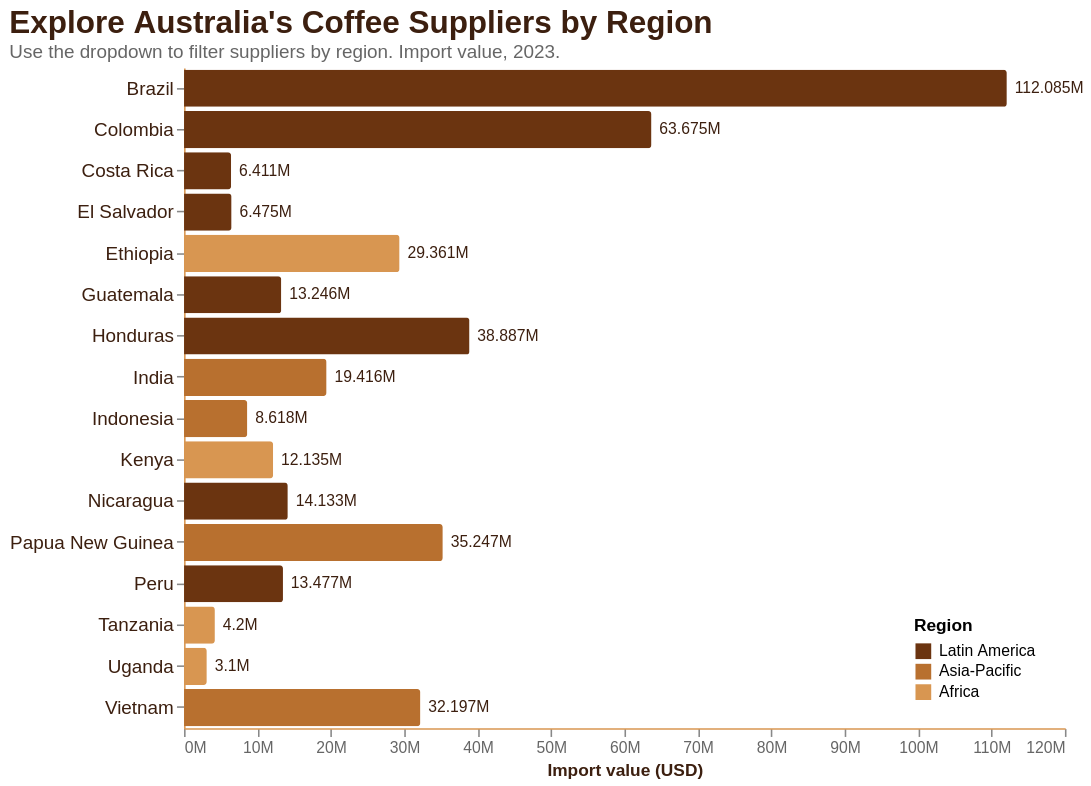

Write the Vega-Lite specification saved for this chart.
### Vega-Lite specification from a JSON file in a GitHub repository (floating-point values rounded to 4 significant figures)
{"$schema": "https://vega.github.io/schema/vega-lite/v5.json", "title": {"text": "Explore Australia's Coffee Suppliers by Region", "subtitle": "Use the dropdown to filter suppliers by region. Import value, 2023.", "anchor": "start", "fontSize": 20, "subtitleFontSize": 12, "subtitleColor": "#666", "color": "#3C1F0F"}, "width": 560, "height": 420, "data": {"values": [{"country": "Brazil", "value": 112085, "region": "Latin America"}, {"country": "Colombia", "value": 63675, "region": "Latin America"}, {"country": "Honduras", "value": 38887, "region": "Latin America"}, {"country": "Papua New Guinea", "value": 35247, "region": "Asia-Pacific"}, {"country": "Vietnam", "value": 32197, "region": "Asia-Pacific"}, {"country": "Ethiopia", "value": 29361, "region": "Africa"}, {"country": "India", "value": 19416, "region": "Asia-Pacific"}, {"country": "Nicaragua", "value": 14133, "region": "Latin America"}, {"country": "Peru", "value": 13477, "region": "Latin America"}, {"country": "Guatemala", "value": 13246, "region": "Latin America"}, {"country": "Kenya", "value": 12135, "region": "Africa"}, {"country": "Indonesia", "value": 8618, "region": "Asia-Pacific"}, {"country": "El Salvador", "value": 6475, "region": "Latin America"}, {"country": "Costa Rica", "value": 6411, "region": "Latin America"}, {"country": "Tanzania", "value": 4200, "region": "Africa"}, {"country": "Uganda", "value": 3100, "region": "Africa"}]}, "params": [{"name": "Region", "value": "All", "bind": {"input": "select", "options": ["All", "Latin America", "Asia-Pacific", "Africa"], "name": "Choose region: "}}], "transform": [{"filter": "Region == 'All' || datum.region == Region"}, {"calculate": "datum.value * 1000", "as": "value_usd"}], "layer": [{"mark": {"type": "bar", "cornerRadiusEnd": 2}, "encoding": {"y": {"field": "country", "type": "nominal", "sort": "-x", "title": null, "axis": {"labelFontSize": 12, "labelColor": "#3C1F0F"}}, "x": {"field": "value_usd", "type": "quantitative", "title": "Import value (USD)", "axis": {"titleColor": "#3C1F0F", "labelColor": "#666", "grid": false, "format": "~s", "labelExpr": "replace(datum.label, 'G', 'B')"}}, "color": {"field": "region", "type": "nominal", "scale": {"domain": ["Latin America", "Asia-Pacific", "Africa"], "range": ["#6B3410", "#B8702F", "#D89651"]}, "legend": {"title": "Region", "orient": "bottom-right"}}, "tooltip": [{"field": "country", "type": "nominal", "title": "Country"}, {"field": "region", "type": "nominal", "title": "Region"}, {"field": "value_usd", "type": "quantitative", "title": "Value (USD)", "format": "$~s"}]}}, {"mark": {"type": "text", "align": "left", "dx": 5, "fontSize": 10, "color": "#3C1F0F"}, "encoding": {"y": {"field": "country", "type": "nominal", "sort": "-x"}, "x": {"field": "value_usd", "type": "quantitative"}, "text": {"field": "value_usd", "type": "quantitative", "format": "~s"}}}], "config": {"view": {"stroke": null}, "background": "transparent", "axis": {"domainColor": "#D89651"}}}
